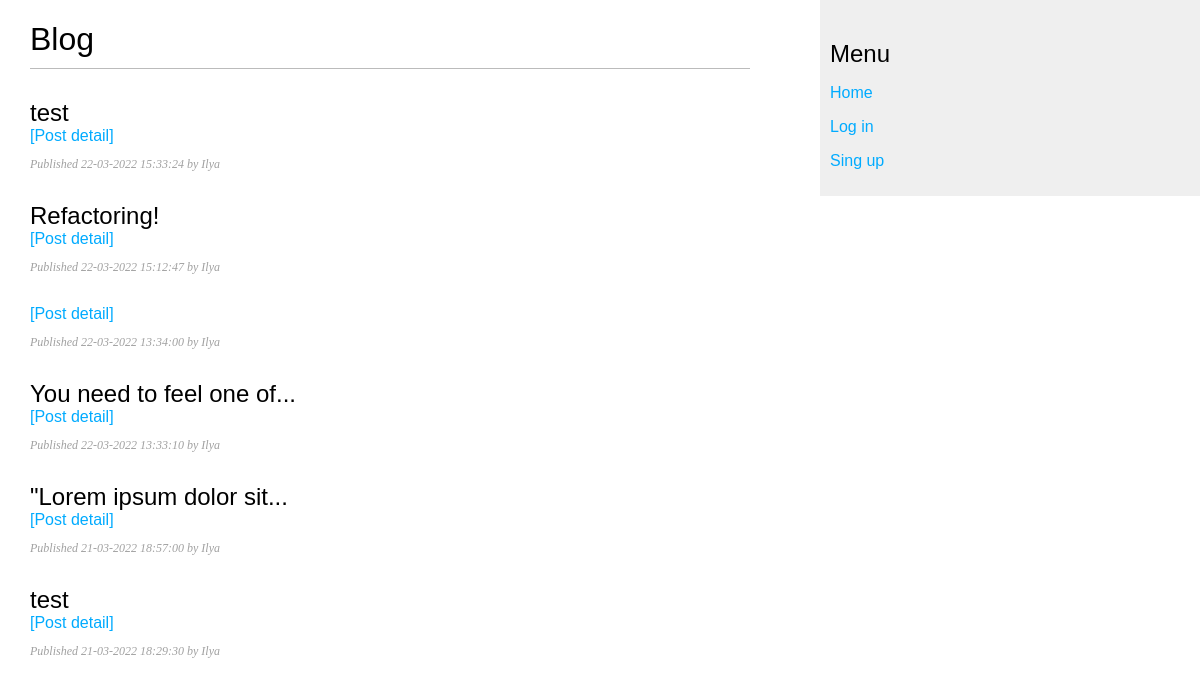
/blog/, run on an earlier commit of the app's database.
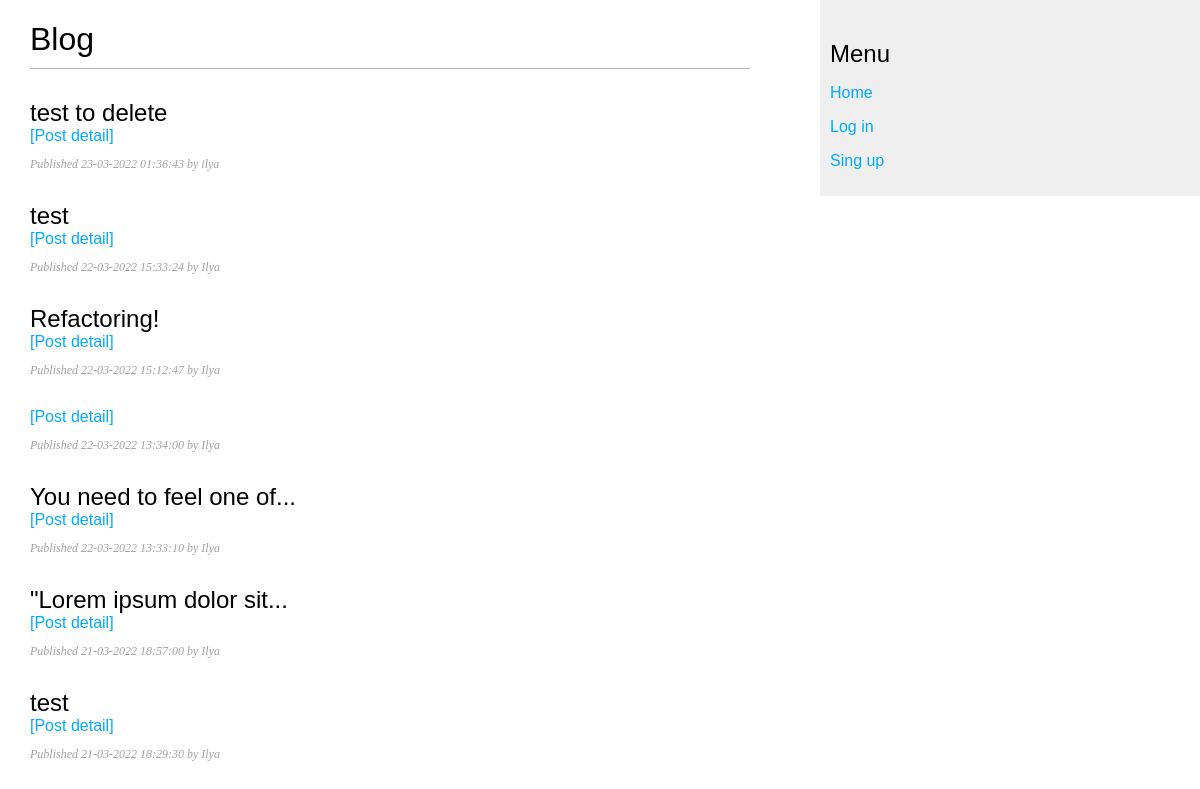
And on a later commit of the database.
### tables this page shows
CREATE TABLE messages (
    message_id INTEGER UNIQUE PRIMARY KEY AUTOINCREMENT,
    author INTEGER,
    published TEXT,
    body TEXT,
    link TEXT
);

### routers/blog.py (the view)
@router.get("/", response_class=HTMLResponse)
async def blog_list(request: Request):
    current_user = security.get_current_user(request)
    messages = message_database.get_all_messages()
    return templates.TemplateResponse("blog/list.html", {"request": request,
                                                         "current_user": current_user,
                                                         "messages": messages})

### templates/blog/list.html (shortened to what this page needs)
{% extends "./base.html" %}
{% block content %}
    <h1>Blog</h1>
    {% for message in messages %}
        <h2>
            {{ message.body | truncate(length=30) }}
        </h2>
        <a href="{{ request.path }}{{message.message_id}}">
            [Post detail]
        </a>
        <p class="date">
            Published {{ message.published }} by {{ message.author }}
        </p>
    {% endfor %}
{% endblock %}

### templates/base.html (shortened to what this page needs)
<!DOCTYPE html>
<html>
<head>
    <link href="{{ url_for('static', path='css/blog.css') }}" rel="stylesheet">
</head>
<body>
    <div id="content">
        {% block content %}{% endblock %}
    </div>
    <div id="sidebar">
        <h2>Menu</h2>
        <p><a href="/">Home</a></p>
        {% if current_user %}
            <p><a href="/blog/new_message">New message</a></p>
            <p><a href="/user/logout">Log out</a></p>
        {% else %}
            <p><a href="/user/login">Log in</a></p>
            <p><a href="/user/singup">Sing up</a></p>
        {% endif %}
    </div>
</body>
</html>

### static/css/blog.css (style rules this page uses)
body { margin:0; padding:0; font-family:helvetica, sans-serif; }
a { color:#00abff; text-decoration:none; }
h1 { font-weight:normal; border-bottom:1px solid #bbb; padding:0 0 10px 0; }
h2 { font-weight:normal; margin:30px 0 0; }
#content { float:left; width:60%; padding:0 0 0 30px; }
#sidebar { float:right; width:30%; padding:10px; background:#efefef; height:100%; }
p.date { color: #a1a1a1; font-family: georgia, serif; font-size: 12px; font-style: italic; }

What changed in the data, as far as the page shows it:
added messages: body "test to delete", published "23-03-2022 01:36:43", author "ilya"
